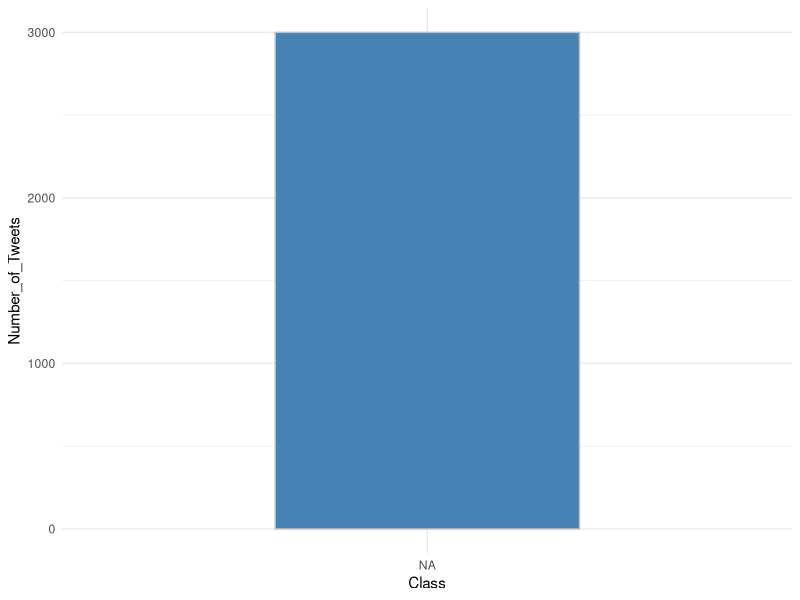

Here is the R script that generated this plot:
## Input Data
raw_data <- read.csv("Data/twitter-hate-speech-classifier-data.csv")
raw_data <- raw_data[c('tweet_text', 'does_this_tweet_contain_hate_speech', 'tweet_id')]

# Filtering random 3000 tweets due to limited computational capacity
set.seed(123)
shuffled_row <- sample(nrow(raw_data))
shuffled_row <- shuffled_row[1:3000]
raw_data <- raw_data[shuffled_row,] #shuffle dataset
#raw_data <- raw_data[1:3000,]
# Converting classification to numeric values
raw_data$class <- as.numeric(raw_data$does_this_tweet_contain_hate_speech)

## Counts by class
library(dplyr)
bar_data <- raw_data %>%
  group_by( class ) %>%
  tally

names(bar_data) <- c("Class", "Number_of_Tweets")
bar_data$Class <- as.factor(bar_data$Class)
bar_data

## Bar Graph
library(ggplot2)
# Change the width of bars
ggplot(data=bar_data, aes(x= Class, y= Number_of_Tweets)) +
  geom_bar(stat="identity", color="gray", width=0.5, fill = 'steelblue') + 
  theme_minimal()